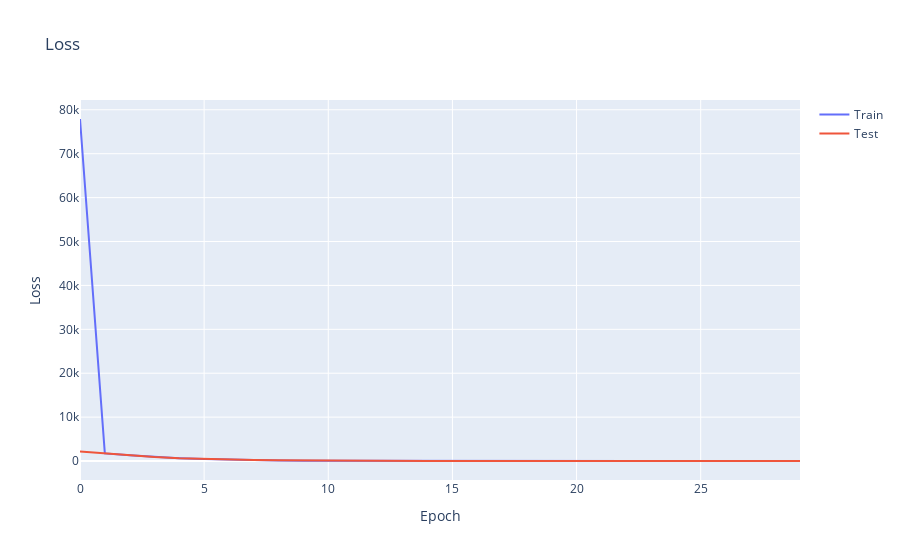

Notebook source saved alongside this figure:
### Code cell
model1.compile(loss = tf.losses.MeanSquaredError(),
               optimizer = "adam",
               metrics   = ["mae", "mse"])

#patience callback of 5 epochs
early_stopping = tf.keras.callbacks.EarlyStopping(monitor='val_loss', patience=PATIENCE, mode='min')

# Train the model and save the history
history = model1.fit(train_dataset,
                     epochs=EPOCHS,
                     validation_data=test_dataset,
                     callbacks=[early_stopping])

# Plot the loss and the MAE
fig = go.Figure()
fig.add_trace(go.Scatter(x=history.epoch, y=history.history['loss'], mode='lines', name='Train'))
fig.add_trace(go.Scatter(x=history.epoch, y=history.history['val_loss'], mode='lines', name='Test'))
fig.update_layout(title='Loss', xaxis_title='Epoch', yaxis_title='Loss')
fig.show()

### Figure 1 — Plotly figure (JSON) as saved in the notebook; plotly's stock layout.template omitted (floating-point values rounded to 4 significant figures)
{"data": [{"mode": "lines", "name": "Train", "type": "scatter", "x": [0, 1, 2, 3, 4, 5, 6, 7, 8, 9, 10, 11, 12, 13, 14, 15, 16, 17, 18, 19, 20, 21, 22, 23, 24, 25, 26, 27, 28, 29], "y": [77900.0, 1739.0, 1300.0, 937.4, 651.1, 448.8, 294.4, 199.1, 142.5, 86.63, 72.03, 45.62, 29.46, 22.92, 19.66, 14.55, 13.94, 15.01, 12.32, 15.28, 15.48, 12.26, 12.08, 12.07, 12.26, 12.07, 12.67, 12.92, 12.2, 12.09]}, {"mode": "lines", "name": "Test", "type": "scatter", "x": [0, 1, 2, 3, 4, 5, 6, 7, 8, 9, 10, 11, 12, 13, 14, 15, 16, 17, 18, 19, 20, 21, 22, 23, 24, 25, 26, 27, 28, 29], "y": [2190.0, 1721.0, 1286.0, 930.7, 659.2, 460.9, 320.3, 222.3, 155.0, 109.2, 78.62, 58.31, 45.07, 36.59, 31.24, 27.94, 26.04, 24.92, 24.43, 24.13, 24.19, 24.35, 24.57, 24.89, 25.17, 25.64, 26.14, 26.62, 26.9, 27.64]}], "layout": {"title": {"text": "Loss"}, "xaxis": {"title": {"text": "Epoch"}}, "yaxis": {"title": {"text": "Loss"}}}}
